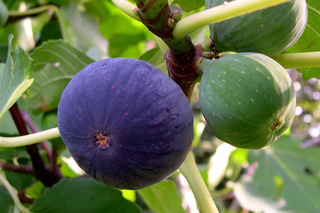
#> input picture mag/figa.jpg, 320 x 213 px
$ jupyter execute --allow-errors ColorFilter.ipynb
#> lines starting #> are read from the running program, lines starting #| are printed output that depends on the picture; after the words box and inside, x2 and y2 are one past the last pixel; in counts of white or black regions, pixels touching at a corner belong together
[cell 1]
import cv2
import numpy as np
from matplotlib import pyplot as plt

[cell 2]
def show(img_bgr, title='image'):
    plt.imshow(cv2.cvtColor(img_bgr, cv2.COLOR_BGR2RGB))
    plt.title(title)
    ax = plt.gca()
    ax.axes.xaxis.set_visible(False)
    ax.axes.yaxis.set_visible(False)

[cell 3]
def equalizeHist(image):

    # split g,b,r
    g = image[:,:,0]
    b = image[:,:,1]
    r = image[:,:,2]

    # Histogram Equalization
    r2 = cv2.equalizeHist(r)
    g2 = cv2.equalizeHist(g)
    b2 = cv2.equalizeHist(b)

    im2 = image.copy()
    im2[:,:,0] = g2
    im2[:,:,1] = b2
    im2[:,:,2] = r2

    return im2

[cell 4]
def blur(image):
    # r = cv2.GaussianBlur(image, (25, 25),0)
    r = cv2.medianBlur(image, 15)
    return r

[cell 5]
def get_threshold(image, hsv_minmax):
    hsv = cv2.cvtColor(image, cv2.COLOR_BGR2HSV )

    threshold = np.zeros_like(hsv[:, :, 0])
    for v in hsv_minmax:
        hsv_min, hsv_max = v
        threshold = cv2.bitwise_or(threshold, cv2.inRange(hsv, hsv_min, hsv_max))

    return threshold

[cell 6]
def morphology(threshold, n=5, open=True):
    kernel = np.ones((n, n), np.uint8)
    erosion = cv2.morphologyEx(threshold, cv2.MORPH_OPEN if open else cv2.MORPH_CLOSE, kernel)

    return erosion

[cell 7]
def findContours(threshold):
    contours, hierarchy = cv2.findContours( threshold.copy(), cv2.RETR_TREE, cv2.CHAIN_APPROX_SIMPLE)
    return contours, hierarchy

[cell 8]
def drawContours(image, contours, hierarchy, color=(255,0,0), width=2):
    im2 = image.copy()
    cv2.drawContours( im2, contours, -1, color, width, cv2.LINE_AA, hierarchy, 1)

    return im2

[cell 9]
filename = 'figa.jpg'

im_orig = cv2.imread(filename)
#> im_orig is the input picture: shape (213, 320, 3); mean B, G, R 78.5, 112.6, 101.4
show(im_orig)

[cell 10]
im_eqhist = equalizeHist(im_orig)
show(im_eqhist)

[cell 11]
im_blur = blur(im_eqhist)
show(im_blur)

[cell 12]
if filename == 'r.jpg':
    hsv_min = np.array((0, 60, 120), np.uint8)
    hsv_max = np.array((20, 255, 255), np.uint8)
    hsv_min2 = np.array((170, 60, 120), np.uint8)
    hsv_max2 = np.array((255, 255, 255), np.uint8)
    hsv_minmax = [(hsv_min, hsv_max), (hsv_min2, hsv_max2)]
elif filename == 'apple.jpg':
    hsv_min = np.array((0, 87, 0), np.uint8)
    hsv_max = np.array((21, 255, 121), np.uint8)
    hsv_min2 = np.array((141, 95, 0), np.uint8)
    hsv_max2 = np.array((255, 255, 255), np.uint8)
    hsv_minmax = [(hsv_min, hsv_max), (hsv_min2, hsv_max2)]
elif filename == 'figa.jpg':
    hsv_min = np.array((116, 101, 45), np.uint8)
    hsv_max = np.array((154, 255, 255), np.uint8)
    hsv_minmax = [(hsv_min, hsv_max)]
else:
    print("I don't know threshold for this image")

threshold = get_threshold(im_blur, hsv_minmax)
#> in get_threshold, `hsv = cv2.cvtColor(image, cv2.COLOR_BGR2HSV )`: hsv: shape (213, 320, 3); mean H, S, V 74.2, 109.6, 154

show(threshold)

[cell 13]
threshold_m = morphology(threshold)
#> in morphology, `erosion = cv2.morphologyEx(threshold, cv2.MORPH_OPEN if open else cv2...`:
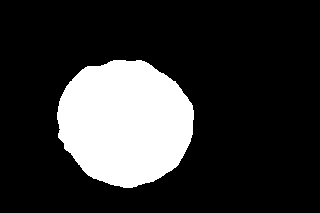
#> erosion: shape (213, 320); 19.8% white; 1 white region, box (x1, y1, x2, y2) and area: (57, 60, 194, 188) 13522
show(threshold_m)

[cell 14]
contours, hierarchy = findContours(threshold_m)
#> in findContours, `contours, hierarchy = cv2.findContours( threshold.copy(), cv2.RETR_TRE..`: contours = 1 contour; box (x1, y1, x2, y2) and area: (57, 60, 194, 188) 13333

im_contours = drawContours(im_orig, contours, hierarchy)
#> in drawContours, `cv2.drawContours( im2, contours, -1, color, width, cv2.LINE_AA, hierar..`: im2: shape (213, 320, 3); 3.03% of pixels changed, all inside (x1, y1, x2, y2) = (55, 58, 196, 190)
show(im_contours)

[cell 15]
def colorFilter(filename):
#> called with filename = 'r.jpg'
    im_orig = cv2.imread(filename)
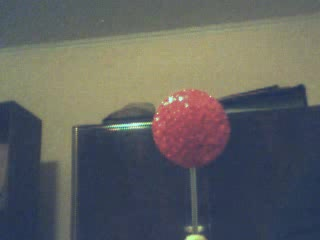
#> input picture mag/r.jpg, 320 x 240 px
#> im_orig is the input picture: shape (240, 320, 3); mean B, G, R 95.7, 97, 95.6
    im_eqhist = equalizeHist(im_orig)
    im_blur = blur(im_eqhist)

    if filename == 'r.jpg':
        hsv_min = np.array((0, 60, 120), np.uint8)
        hsv_max = np.array((20, 255, 255), np.uint8)
        hsv_min2 = np.array((170, 60, 120), np.uint8)
        hsv_max2 = np.array((255, 255, 255), np.uint8)
        hsv_minmax = [(hsv_min, hsv_max), (hsv_min2, hsv_max2)]
    elif filename == 'apple.jpg':
        hsv_min = np.array((0, 87, 0), np.uint8)
        hsv_max = np.array((21, 255, 121), np.uint8)
        hsv_min2 = np.array((141, 95, 0), np.uint8)
        hsv_max2 = np.array((255, 255, 255), np.uint8)
        hsv_minmax = [(hsv_min, hsv_max), (hsv_min2, hsv_max2)]
    elif filename == 'figa.jpg':
        hsv_min = np.array((116, 101, 45), np.uint8)
        hsv_max = np.array((154, 255, 255), np.uint8)
        hsv_minmax = [(hsv_min, hsv_max)]
    else:
        print("I don't know threshold for this image")
        return

    threshold = get_threshold(im_blur, hsv_minmax)
#> in get_threshold (call 2), `hsv = cv2.cvtColor(image, cv2.COLOR_BGR2HSV )`: hsv: shape (240, 320, 3); mean H, S, V 86.6, 61.9, 144

    threshold_m = morphology(threshold)
#> in morphology (call 2), `erosion = cv2.morphologyEx(threshold, cv2.MORPH_OPEN if open else cv2...`: erosion: shape (240, 320); 5.6% white; 1 white region

    contours, hierarchy = findContours(threshold_m)
#> in findContours (call 2), `contours, hierarchy = cv2.findContours( threshold.copy(), cv2.RETR_TRE..`: contours = 1 contour; box (x1, y1, x2, y2) and area: (151, 90, 229, 166) 4205

    im_contours = drawContours(im_orig, contours, hierarchy)
#> in drawContours (call 2), `cv2.drawContours( im2, contours, -1, color, width, cv2.LINE_AA, hierar..`: im2: shape (240, 320, 3); 1.61% of pixels changed, all inside (x1, y1, x2, y2) = (149, 88, 231, 168)

    return im_contours

[cell 16]
show(colorFilter('r.jpg'), 'test')

[cell 17]
show(colorFilter('apple.jpg'), 'apple')
#> call 2 of colorFilter, with filename = 'apple.jpg'
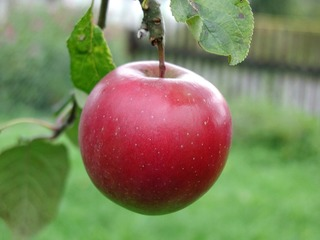
#> input picture mag/apple.jpg, 320 x 240 px
#> in colorFilter, im_orig is the input picture: shape (240, 320, 3); mean B, G, R 92.8, 130.9, 126.9
#> in equalizeHist (call 3), `g = image[:,:,0]`:
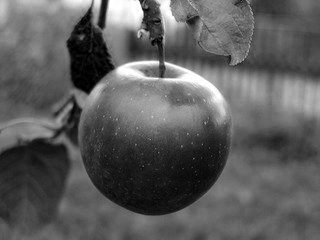
#> g: shape (240, 320); min 0, max 255, mean 92.8
#> in equalizeHist (call 3), `b = image[:,:,1]`:
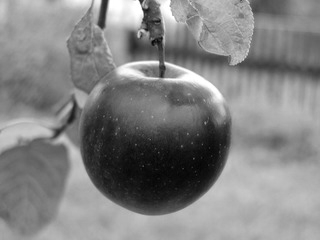
#> b: shape (240, 320); min 2, max 255, mean 130.9
#> in equalizeHist (call 3), `r = image[:,:,2]`:
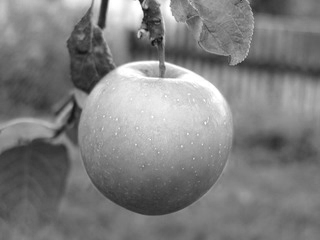
#> r: shape (240, 320); min 14, max 255, mean 126.9
#> in equalizeHist (call 3), `r2 = cv2.equalizeHist(r)`:
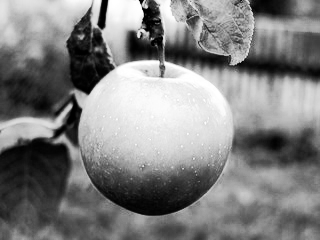
#> r2: shape (240, 320); min 0, max 255, mean 128.4
#> in equalizeHist (call 3), `g2 = cv2.equalizeHist(g)`:
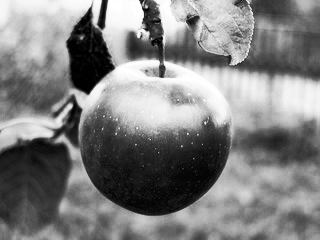
#> g2: shape (240, 320); min 0, max 255, mean 128
#> in equalizeHist (call 3), `b2 = cv2.equalizeHist(b)`:
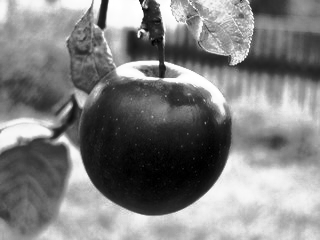
#> b2: shape (240, 320); min 0, max 255, mean 128.4
#> in equalizeHist (call 3), `im2[:,:,2] = r2`:
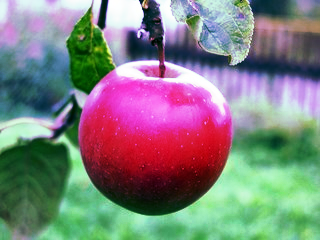
#> im2: shape (240, 320, 3); mean B, G, R 128, 128.4, 128.4
#> in findContours (call 3), `contours, hierarchy = cv2.findContours( threshold.copy(), cv2.RETR_TRE..`: contours = 1 contour; box (x1, y1, x2, y2) and area: (80, 59, 233, 198) 15660

[cell 18]
show(colorFilter('figa.jpg'), 'figa')
#> in findContours (call 4), `contours, hierarchy = cv2.findContours( threshold.copy(), cv2.RETR_TRE..`: contours = 1 contour; box (x1, y1, x2, y2) and area: (57, 60, 194, 188) 13333
